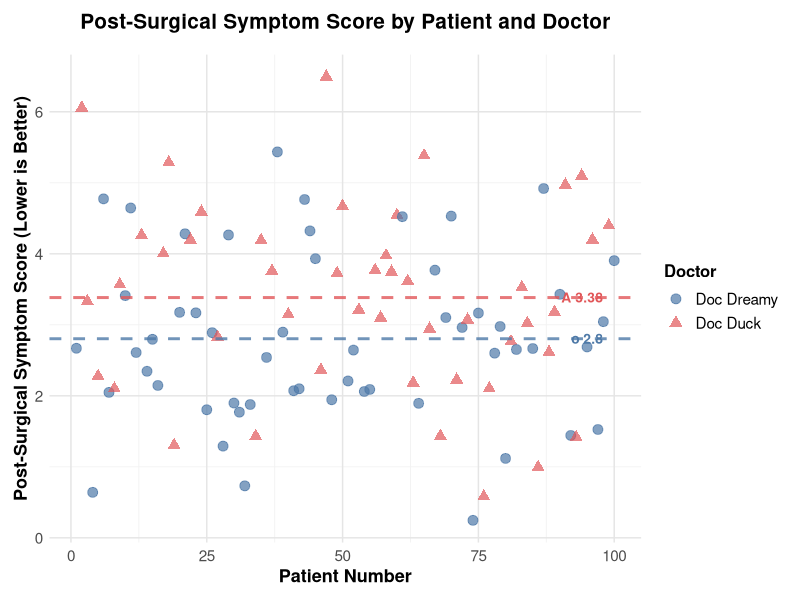

Source code (R):
## ---- chunk 1
#| label: load-data-r
#| echo: true

# Load the observational data
patients_df <- read.csv('patients_data.csv')

# Display first few rows to understand the structure
cat("Number of patients:", nrow(patients_df), "\n")
head(patients_df)
## ---- chunk 2
#| label: fig-plot-outcomes-r
#| fig-cap: "Post-Surgical Symptom Score (lower is better) - Observed Data"
#| echo: true

library(ggplot2)
library(dplyr)

# Separate data by doctor and calculate means
dreamy_data <- patients_df %>% filter(doctor_name == "Doc Dreamy")
duck_data <- patients_df %>% filter(doctor_name == "Doc Duck")

dreamy_mean <- mean(dreamy_data$post_surgical_score)
duck_mean <- mean(duck_data$post_surgical_score)

# Create the plot
ggplot(patients_df, aes(x = patient, y = post_surgical_score, color = doctor_name, shape = doctor_name)) +
  # Add scatter points with different shapes and colors
  geom_point(size = 3, alpha = 0.7) +
  # Add horizontal dashed lines for means
  geom_hline(
    yintercept = dreamy_mean,
    color = "#4E79A7",
    linetype = "dashed",
    linewidth = 1,
    alpha = 0.8
  ) +
  geom_hline(
    yintercept = duck_mean,
    color = "#E15759",
    linetype = "dashed",
    linewidth = 1,
    alpha = 0.8
  ) +
  # Add text annotations with shape symbols
  annotate(
    "text",
    x = max(patients_df$patient) * 0.98,
    y = dreamy_mean,
    label = paste0("o ", round(dreamy_mean, 2)),
    color = "#4E79A7",
    size = 3.5,
    hjust = 1,
    vjust = 0.5,
    fontface = "bold"
  ) +
  annotate(
    "text",
    x = max(patients_df$patient) * 0.98,
    y = duck_mean,
    label = paste0("A ", round(duck_mean, 2)),
    color = "#E15759",
    size = 3.5,
    hjust = 1,
    vjust = 0.5,
    fontface = "bold"
  ) +
  # Colorblind-friendly color scheme
  scale_color_manual(
    values = c("Doc Dreamy" = "#4E79A7", "Doc Duck" = "#E15759"),
    name = "Doctor"
  ) +
  # Shape mapping: circles for Doc Dreamy, triangles for Doc Duck
  scale_shape_manual(
    values = c("Doc Dreamy" = 19, "Doc Duck" = 17),
    name = "Doctor"
  ) +
  # Professional styling
  labs(
    x = "Patient Number",
    y = "Post-Surgical Symptom Score (Lower is Better)",
    title = "Post-Surgical Symptom Score by Patient and Doctor"
  ) +
  theme_minimal() +
  theme(
    plot.title = element_text(size = 15, face = "bold", hjust = 0.5, margin = margin(b = 15)),
    axis.title = element_text(size = 13, face = "bold"),
    axis.text = element_text(size = 11),
    legend.title = element_text(size = 12, face = "bold"),
    legend.text = element_text(size = 11),
    legend.position = "right",
    panel.grid.major = element_line(color = "gray90", linewidth = 0.5),
    panel.grid.minor = element_line(color = "gray95", linewidth = 0.3),
    plot.margin = margin(10, 10, 10, 10)
  )

## ---- chunk 3
#| label: load-data-randomized-r
#| echo: true

# Load the randomized data
patients_randomized_df <- read.csv('patients_data_randomized.csv')

# Display first few rows
cat("Number of randomized patients:", nrow(patients_randomized_df), "\n")
head(patients_randomized_df)
## ---- chunk 4
#| label: fig-plot-outcomes-randomized-r
#| fig-cap: "Post-Surgical Symptom Score (lower is better) for randomized patients."
#| echo: true

# TODO: Recover Figure 2 - Randomized assignment outcomes
# Load randomized data (already loaded above)
# Create scatter plot similar to Figure 1
# Use same styling and color scheme

## ---- chunk 5
#| label: fig-plot-outcomes-severity-r
#| fig-cap: "Post-Surgical Symptom Score (lower is better) by Patient and Severity"
#| echo: true

# TODO: Recover Figure 3 - Outcomes by patient severity (stratification)
# Load observational data (already loaded above)
# Create scatter plot with:
#   - X-axis: Initial Patient Severity
#   - Y-axis: Post-Surgical Symptom Score
#   - Same color/marker scheme as previous figures
#   - Mean lines and annotations
#   - Shaded region from -1 to 1 on x-axis
#   - Professional styling

